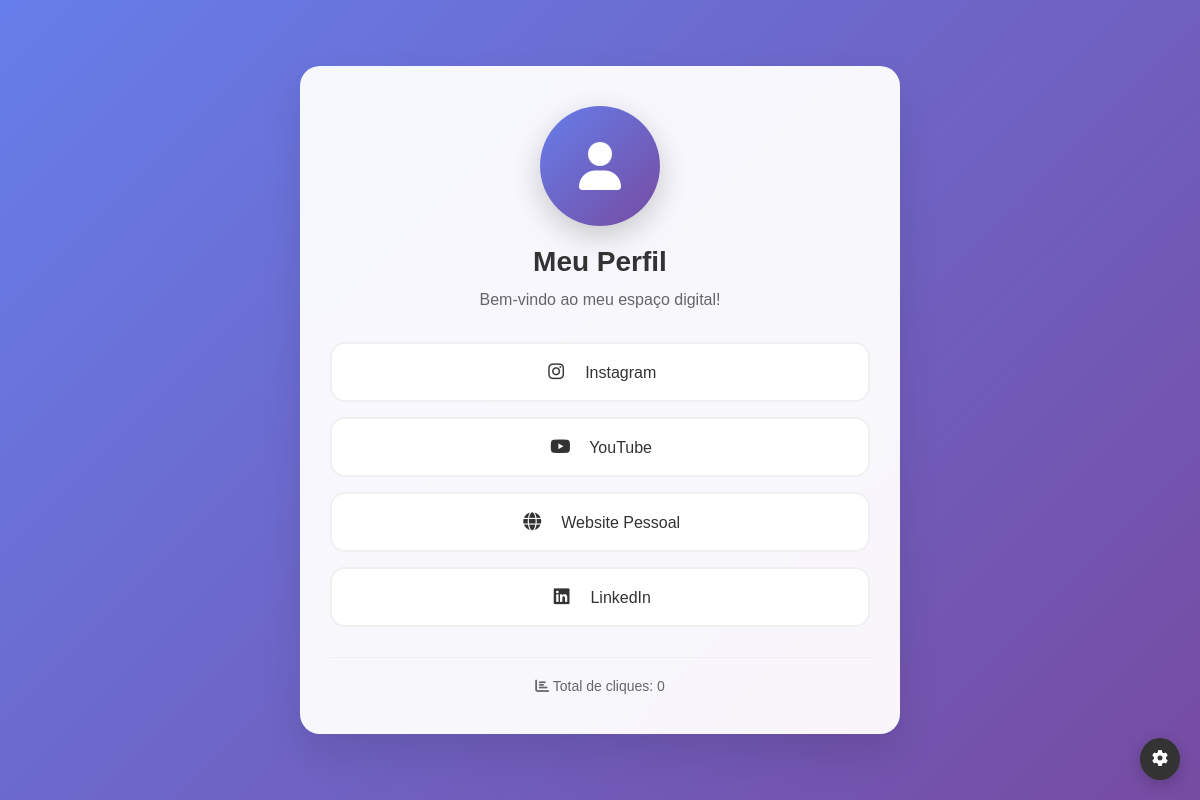
The page / on the database its author committed.
### tables this page shows
CREATE TABLE users (
    id INT AUTO_INCREMENT PRIMARY KEY,
    username VARCHAR(50) UNIQUE NOT NULL,
    email VARCHAR(100) UNIQUE NOT NULL,
    password VARCHAR(255) NOT NULL,
    profile_name VARCHAR(100) NOT NULL,
    bio TEXT,
    profile_image VARCHAR(255),
    background_color VARCHAR(7) DEFAULT '#ffffff',
    text_color VARCHAR(7) DEFAULT '#000000',
    created_at TIMESTAMP DEFAULT CURRENT_TIMESTAMP
);

CREATE TABLE links (
    id INT AUTO_INCREMENT PRIMARY KEY,
    user_id INT,
    title VARCHAR(100) NOT NULL,
    url VARCHAR(500) NOT NULL,
    icon VARCHAR(50),
    position_order INT DEFAULT 0,
    is_active BOOLEAN DEFAULT TRUE,
    clicks INT DEFAULT 0,
    created_at TIMESTAMP DEFAULT CURRENT_TIMESTAMP,
    FOREIGN KEY (user_id) REFERENCES users(id) ON DELETE CASCADE
);

### index.php (the view, shortened to what this page needs)
<?php
$db = new Database();
$conn = $db->getConnection();
$stmt = $conn->prepare("SELECT * FROM users WHERE id = 1");
$stmt->execute();
$user = $stmt->fetch(PDO::FETCH_ASSOC);
$stmt = $conn->prepare("SELECT * FROM links WHERE user_id = 1 AND is_active = 1 ORDER BY position_order ASC");
$stmt->execute();
$links = $stmt->fetchAll(PDO::FETCH_ASSOC);
?>
<!DOCTYPE html>
<html lang="pt-BR">
<head>
    <link rel="stylesheet" href="https://cdnjs.cloudflare.com/ajax/libs/font-awesome/6.0.0/css/all.min.css">
</head>
<body>
    <div class="container">
        <div class="profile-image">
            <?php if ($user['profile_image']): ?>
                <img src="<?php echo htmlspecialchars($user['profile_image']); ?>" alt="Profile">
            <?php else: ?>
                <i class="fas fa-user"></i>
            <?php endif; ?>
        </div>
        <h1 class="profile-name"><?php echo htmlspecialchars($user['profile_name']); ?></h1>
        <?php if ($user['bio']): ?>
            <p class="bio"><?php echo htmlspecialchars($user['bio']); ?></p>
        <?php endif; ?>
        <div class="links-container">
            <?php foreach ($links as $link): ?>
                <a href="?link=<?php echo $link['id']; ?>" class="link-item" target="_blank">
                    <?php if ($link['icon']): ?>
                        <i class="<?php echo htmlspecialchars($link['icon']); ?>"></i>
                    <?php else: ?>
                        <i class="fas fa-link"></i>
                    <?php endif; ?>
                    <?php echo htmlspecialchars($link['title']); ?>
                </a>
            <?php endforeach; ?>
        </div>
        <?php
        $stmt = $conn->prepare("SELECT SUM(clicks) as total_clicks FROM links WHERE user_id = 1");
        $stmt->execute();
        $stats = $stmt->fetch(PDO::FETCH_ASSOC);
        ?>
        <div class="stats">
            <i class="fas fa-chart-bar"></i>
            Total de cliques: <?php echo $stats['total_clicks'] ?: 0; ?>
        </div>
    </div>
    <a href="admin/" class="admin-link" title="Painel Administrativo">
        <i class="fas fa-cog"></i>
    </a>
</body>
</html>

### rows shown on the page
users: profile_name "Meu Perfil", bio "Bem-vindo ao meu espaço digital!"
links: title "Instagram"
links: title "YouTube"
links: title "Website Pessoal"
links: title "LinkedIn"

### other values the page prints
$stats['total_clicks'] ?: 0 "0"
